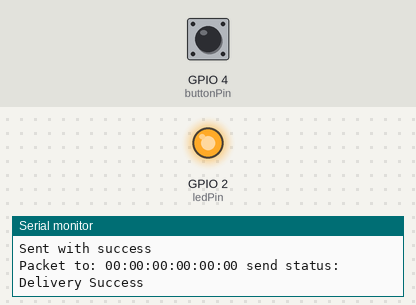
This sketch was run on a simulated ESP32. Shown: output pins drawn as LEDs (lit = HIGH), the last lines printed to the serial monitor. The inputs (shaded band) are chosen by the test bench; at power-on: GPIO 4 (buttonPin) LOW.

Above: at 2.8 s.
2.9 s: GPIO 4 (buttonPin) pulled HIGH for 1.2 s
At 4.2 s:
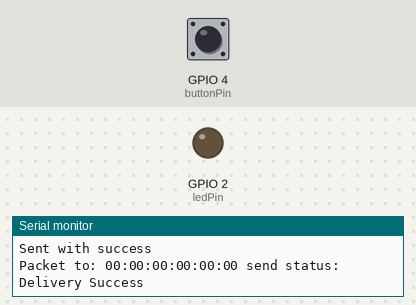
Timing chart, 0 to 5.9 s (numbered marks = the images above; inputs shaded):
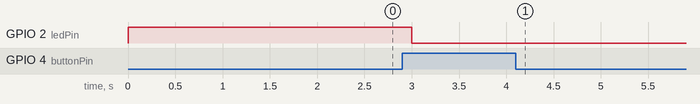

The sketch:

ESPNOW_Sender_relay.ino
```cpp
#include <esp_now.h>
#include <WiFi.h>

const int  buttonPin = 4;
const int ledPin = LED_BUILTIN;

int buttonPushCounter = 0;
int buttonState = 0;
int lastButtonState = 0;

uint8_t broadcastAddress1[] = {0xBC,0xDD,0xC2,0xB3,0xC4,0xC2}; // محل قرارگیری مک آدرس

typedef struct test_struct {  // ساختار دیتا مدنظر ما
  int x;
} test_struct;

test_struct test;

void OnDataSent(const uint8_t *mac_addr, esp_now_send_status_t status) {
  char macStr[18];
  Serial.print("Packet to: ");
  // Copies the sender mac address to a string
  snprintf(macStr, sizeof(macStr), "%02x:%02x:%02x:%02x:%02x:%02x",
           mac_addr[0], mac_addr[1], mac_addr[2], mac_addr[3], mac_addr[4], mac_addr[5]);
  Serial.print(macStr);
  Serial.print(" send status:\t");
  Serial.println(status == ESP_NOW_SEND_SUCCESS ? "Delivery Success" : "Delivery Fail");
}

void setup() {

  pinMode(buttonPin, INPUT);
  pinMode(ledPin, OUTPUT);

  Serial.begin(115200);

  WiFi.mode(WIFI_STA);  // تغییر وصعیت عملکرد برد

 // بررسی اجرا شدن پروتکل
  if (esp_now_init() != ESP_OK) {
    Serial.println("Error initializing ESP-NOW");
    return;
  }

  esp_now_register_send_cb(OnDataSent);  // ارسال دیتا

   // تعداد برد های استفاده شده در بخش دریافت کننده
  esp_now_peer_info_t peerInfo;
  peerInfo.channel = 0;
  peerInfo.encrypt = false;
  memcpy(peerInfo.peer_addr, broadcastAddress1, 6);
  if (esp_now_add_peer(&peerInfo) != ESP_OK){
    Serial.println("Failed to add peer");
    return;
  }
}

void loop() {
  // مقادیر برای ارسال
  test.x = buttonState;

  esp_err_t result = esp_now_send(0, (uint8_t *) &test, sizeof(test_struct));

  if (result == ESP_OK) {
    Serial.println("Sent with success");
  }
  else {
    Serial.println("Error sending the data");
  }

  buttonState = digitalRead(buttonPin); // خواندن حالت پایه میکرو سوییچ


  if (buttonState != lastButtonState) {

    if (buttonState == HIGH) {

      buttonPushCounter++; //اضافه شدن به مقدار متغیر پس از هر بار کلیک
      Serial.println("on");
      Serial.print("number of button pushes: ");
      Serial.println(buttonPushCounter);
    } else {

      Serial.println("off");
    }

    //delay(50);
  }

  lastButtonState = buttonState;

  if (buttonPushCounter % 4 == 0) {
    digitalWrite(ledPin, HIGH);
  } else {
    digitalWrite(ledPin, LOW);
  }

  delay(1000);
}
```

Measured:
- after the input at 2.9 s, GPIO 2 (ledPin): HIGH → LOW after 0.10 s
